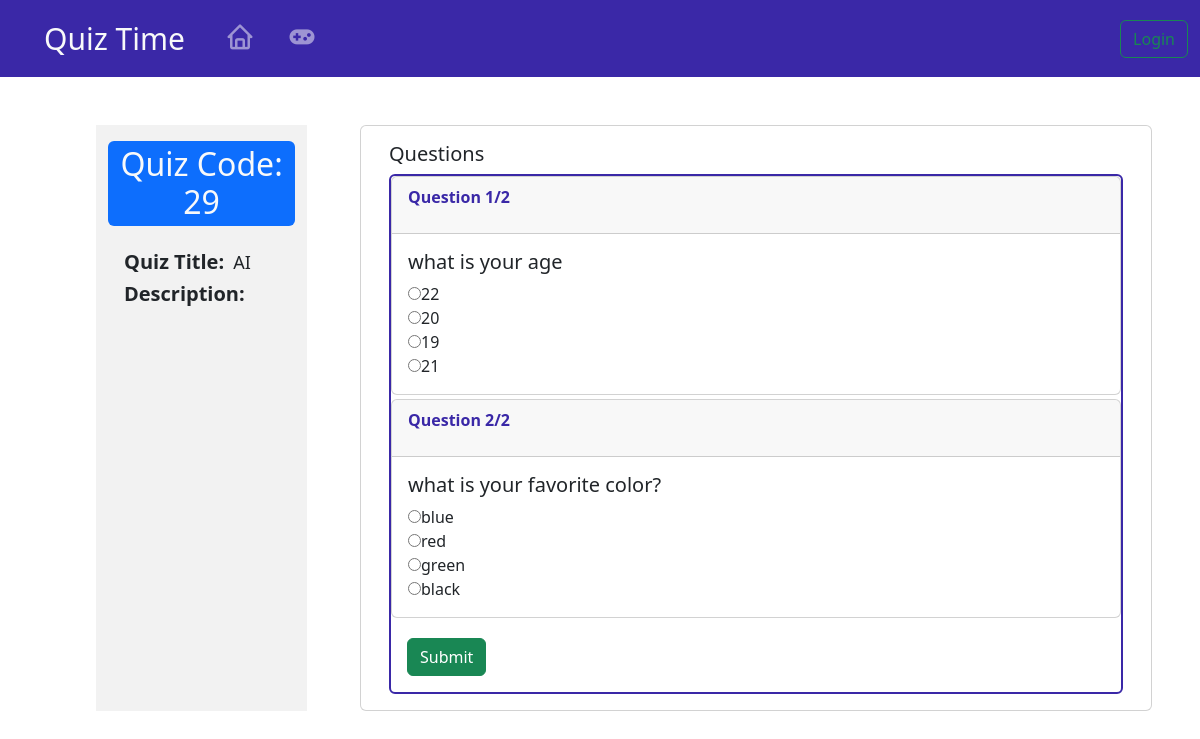
The app's page /play/quiz/29 with its own data.
### quiz/models.py (models this page shows, shortened)
class Quiz(models.Model):
    creator = models.ForeignKey(User, on_delete=models.CASCADE)
    title = models.CharField(max_length=100)
    description = models.TextField()
    is_published = models.BooleanField(default=False)
    is_closed = models.BooleanField(default=False)

class Question(models.Model):
    quiz = models.ForeignKey(Quiz, on_delete=models.CASCADE)
    text = models.TextField()

class Choice(models.Model):
    question = models.ForeignKey(Question, on_delete=models.CASCADE)
    text = models.CharField(max_length=100)
    is_correct = models.BooleanField(default=False)

### quiz/views.py (the view, shortened to what this page needs)
# urls.py: path('',include('quiz.urls')),
def quiz(request, quiz_id):
    quiz = get_object_or_404(Quiz, id=quiz_id)
    questions = Question.objects.filter(quiz=quiz)
    questions_and_choices = []
    for question in questions:
        choices = Choice.objects.filter(question=question)
        shuffled_choices = list(choices)
        random.shuffle(shuffled_choices)
        questions_and_choices.append((question, shuffled_choices))
    context = {
        'quiz_id': quiz_id,
        'quiz': quiz,
        'questions_and_choices': questions_and_choices,
        'questions_count': questions.count(),
    }
    return render(request, "quiz/quiz.html", context)

### quiz/templates/quiz/quiz.html (shortened to what this page needs)
{% extends "quiz/layout.html" %}
{% block body %}
<div class="row p-3 mx-auto ms-5 p-5 card-container" >
    <div class="small-card " style="background-color:#F2F2F2;">
        <h2 class="mt-3 rounded p-1 bg-primary text-light"style="text-align:center;" >Quiz Code: {{ quiz_id }}</h2>
        <div class="rounded p-3 mb-3" style="display:flex;flex-direction:column;">
            <h5><strong>Quiz Title:</strong> <span class="ms-1" style="font-size:18px;">{{ quiz.title }}<span></h5>
            <h5><strong>Description:</strong> </h5>
        </div>
    </div>
    <div class="card large-card">
        <div class="card-body">
            <h5 class="card-title">Questions</h5>
            <div class="card" style="border:2px solid #3A28A7">
                <form action="{% url 'quiz' quiz_id=quiz.id %}" method="POST">
                {% for question, choices in questions_and_choices %}
                    <div class="card hover_effect mb-1" style="margin:0;width:auto;">
                        <div class="card-header">
                            <p style="font-weight:bold;color:#3A28A7;">Question {{ forloop.counter }}/{{ questions_count }}</p>
                        </div>
                        <div class="card-body">
                            <h5 class="card-title">{{ question.text }}</h5>
                            {% for choice in choices %}
                            <input type="radio"  name="question_{{ question.id }}" value="{{ choice.id }}">{{ choice.text }}<br>
                            {% endfor %}
                        </div>
                    </div>
                {% endfor %}
                    <div>
                        <button class="btn btn-success m-3" type="submit">Submit</button>
                    </div>
                </form>
            </div>
        </div>
    </div>
</div>
{% endblock %}

### quiz/templates/quiz/quiz.html (style rules this page uses)
body { background-image:url('https://www.noagentbusiness.com.au/wp-content/uploads/2017/10/navy-background-for-commercial-landing-page-3-with-gradient.jpg'); background-size:cover; }
.card-container { display: flex; flex-wrap: wrap; justify-content: space-between; }
.small-card { flex: 0 0 20%; margin-bottom: 1rem; }
.large-card { flex: 0 0 75%; margin-bottom: 1rem; }

### records on screen
Quiz: title "AI"
Question: questions_count "2", text "what is your age"
Choice: text "22"
Choice: text "20"
Choice: text "19"
Choice: text "21"
Question: questions_count "2", text "what is your favorite color?"
Choice: text "blue"
Choice: text "red"
Choice: text "green"
Choice: text "black"

### other values on screen
{{ quiz_id }} "29"
